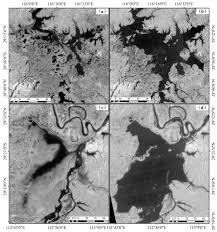
#> input picture app/uploads/testimg.jpeg, 217 x 232 px
$ python -i terrain.py   (imports and definitions only)
#> lines starting #> are read from the running program, lines starting #| are printed output that depends on the picture
import cv2
import numpy as np
from sklearn.cluster import KMeans


# ==========================================================
# Terrain Classification (unsupervised, heuristic-based)
# ==========================================================
#
# This is NOT a trained model - there is no labeled terrain dataset in this
# project (Sen1Floods11 only labels flood/no-flood, never land-cover type).
# Instead, this clusters each image into 4 groups using two well-established
# SAR interpretation cues, then labels each cluster by its characteristics:
#
#   Water         : very low backscatter (intensity), low texture
#   Bare Soil     : low-moderate backscatter, low texture
#   Vegetation    : moderate backscatter, higher texture (canopy scattering)
#   Urban/Built-up: high backscatter, high texture (double-bounce off structures)
#
# Because this is a heuristic, not a validated classifier, treat its output
# as an estimate for visualization - not with the same confidence as the
# flood prediction.

CLASS_ORDER = ["Water", "Vegetation", "Urban", "Bare Soil"]

CLASS_COLORS = {
    "Water": "#00dbe9",
    "Vegetation": "#4fdbc8",
    "Urban": "#ffb690",
    "Bare Soil": "#c9a66b",
}


def _compute_texture(img, window=5):
    """Local standard deviation as a simple, fast texture proxy."""
    img_f = img.astype(np.float32)
    mean = cv2.blur(img_f, (window, window))
    mean_sq = cv2.blur(img_f ** 2, (window, window))
    variance = np.maximum(mean_sq - mean ** 2, 0)
    return np.sqrt(variance)


def classify_terrain(image_path, target_size=(128, 128)):
    """
    Runs unsupervised terrain classification on a single image.

    Returns:
        dict: {"Water": pct, "Vegetation": pct, "Urban": pct, "Bare Soil": pct}
              percentages always sum to 100 (rounded), keys always in
              CLASS_ORDER order for consistent chart coloring.
    """
#> called with image_path = '../uploads/testimg.jpeg', target_size = (128, 128)

    img = cv2.imread(image_path, cv2.IMREAD_GRAYSCALE)
#> img is the input picture: shape (232, 217); min 0, max 255, mean 147.8

    if img is None:
        raise ValueError(f"Could not read image at {image_path}")

    img = cv2.resize(img, target_size)
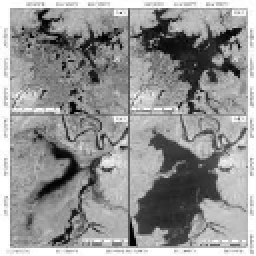
#> img: shape (128, 128) (shown 2 times larger); min 0, max 255, mean 147.6

    intensity = img.astype(np.float32) / 255.0

    texture = _compute_texture(img, window=5)
#> in _compute_texture, `mean = cv2.blur(img_f, (window, window))`:
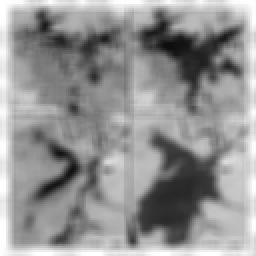
#> mean: shape (128, 128) float32 (shown 2 times larger); min 13.48, max 255, mean 147.4
#> in _compute_texture, `mean_sq = cv2.blur(img_f ** 2, (window, window))`:
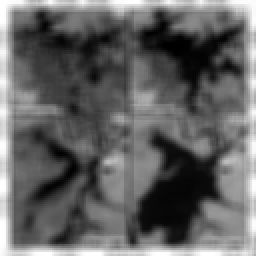
#> mean_sq: shape (128, 128) float32 (shown 2 times larger); min 190.8, max 65025, mean 25599.3; drawn with min black and max white
#> in _compute_texture, `variance = np.maximum(mean_sq - mean ** 2, 0)`:
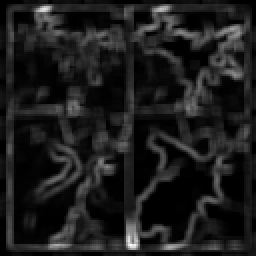
#> variance: shape (128, 128) float32 (shown 2 times larger); min 0, max 9113.5, mean 1032.2; drawn with min black and max white
#> in _compute_texture, `return np.sqrt(variance)`:
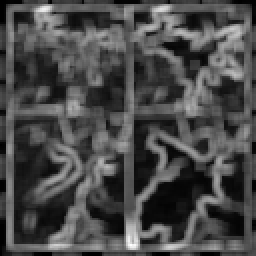
#> returned value: shape (128, 128) float32 (shown 2 times larger); min 0, max 95.46, mean 27.8; drawn with min black and max white
    texture = texture / (texture.max() + 1e-8)

    features = np.stack(
        [intensity.flatten(), texture.flatten()],
        axis=1
    )
#> features = 16384 pairs, first value 0 to 1, second value 0 to 1

    kmeans = KMeans(
        n_clusters=4,
        n_init=10,
        random_state=42
    )
    cluster_labels = kmeans.fit_predict(features)
#> cluster_labels = 16384 values, max 3 at index 149, min 0 at index 661, mean 1.75
    centers = kmeans.cluster_centers_  # shape (4, 2) -> [intensity, texture]

    # --- assign semantic labels to clusters based on centroid characteristics ---
    combined_score = centers[:, 0] + centers[:, 1]  # intensity + texture

    water_cluster = int(np.argmin(combined_score))
    urban_cluster = int(np.argmax(combined_score))

    remaining = [c for c in range(4) if c not in (water_cluster, urban_cluster)]
    # among the two remaining clusters, higher texture -> Vegetation, lower -> Bare Soil
    remaining_sorted = sorted(remaining, key=lambda c: centers[c, 1])
    bare_soil_cluster = remaining_sorted[0]
    vegetation_cluster = remaining_sorted[-1]

    cluster_to_label = {
        water_cluster: "Water",
        vegetation_cluster: "Vegetation",
        urban_cluster: "Urban",
        bare_soil_cluster: "Bare Soil",
    }

    # --- compute percentages, always in a fixed key order ---
    total_pixels = cluster_labels.size
#> total_pixels = 16384
    percentages = {name: 0.0 for name in CLASS_ORDER}

    for cluster_id, label_name in cluster_to_label.items():
        count = int(np.sum(cluster_labels == cluster_id))
        percentages[label_name] = round((count / total_pixels) * 100, 2)
#> this loop made 4 passes
#> count on passes 1 to 4: 3552, 4630, 2581, 5621
#> after the loop, percentages = {'Water': 21.68, 'Vegetation': 28.26, 'Urban': 15.75, 'Bare Soil': 34.31}

    return percentages

>>> result = classify_terrain('../uploads/testimg.jpeg')
#> result has the same summary as percentages in classify_terrain

$ run again, on app/uploads/sarimg.png
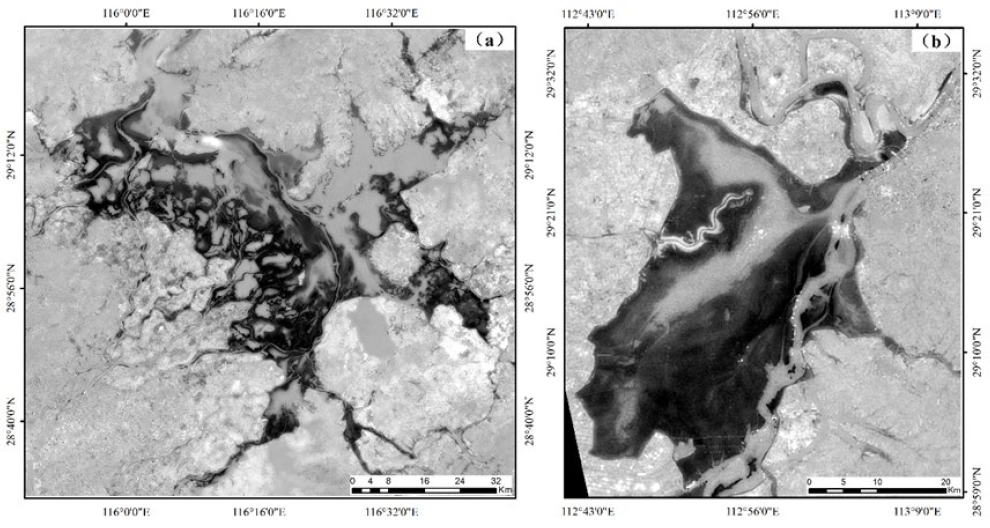
#> input picture app/uploads/sarimg.png, 2968 x 1582 px (shown at 1/3 size)
#> in _compute_texture, `return np.sqrt(variance)`:
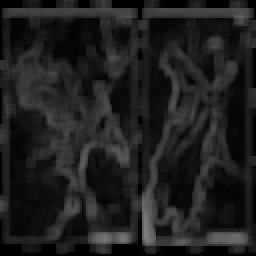
#> returned value: shape (128, 128) float32 (shown 2 times larger); min 0, max 126.9, mean 31.9
#> in classify_terrain, `texture = texture / (texture.max() + 1e-8)`:
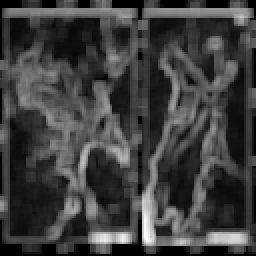
#> texture: shape (128, 128) float32 (shown 2 times larger); min 0, max 1, mean 0.251
#> features = 16384 pairs, first value 0 to 1, second value 0 to 1
#> cluster_labels = 16384 values, max 3 at index 32, min 0 at index 290, mean 1.36
#> the loop in classify_terrain, `for cluster_id, label_name in cluster_to_label.items():` made 4 passes
#> count on passes 1 to 4: 3250, 7007, 3043, 3084
#> after the loop in classify_terrain, `for cluster_id, label_name in cluster_to_label.items():`: percentages = {'Water': 19.84, 'Vegetation': 42.77, 'Urban': 18.57, 'Bare Soil': 18.82}
#> result has the same summary as percentages in classify_terrain
